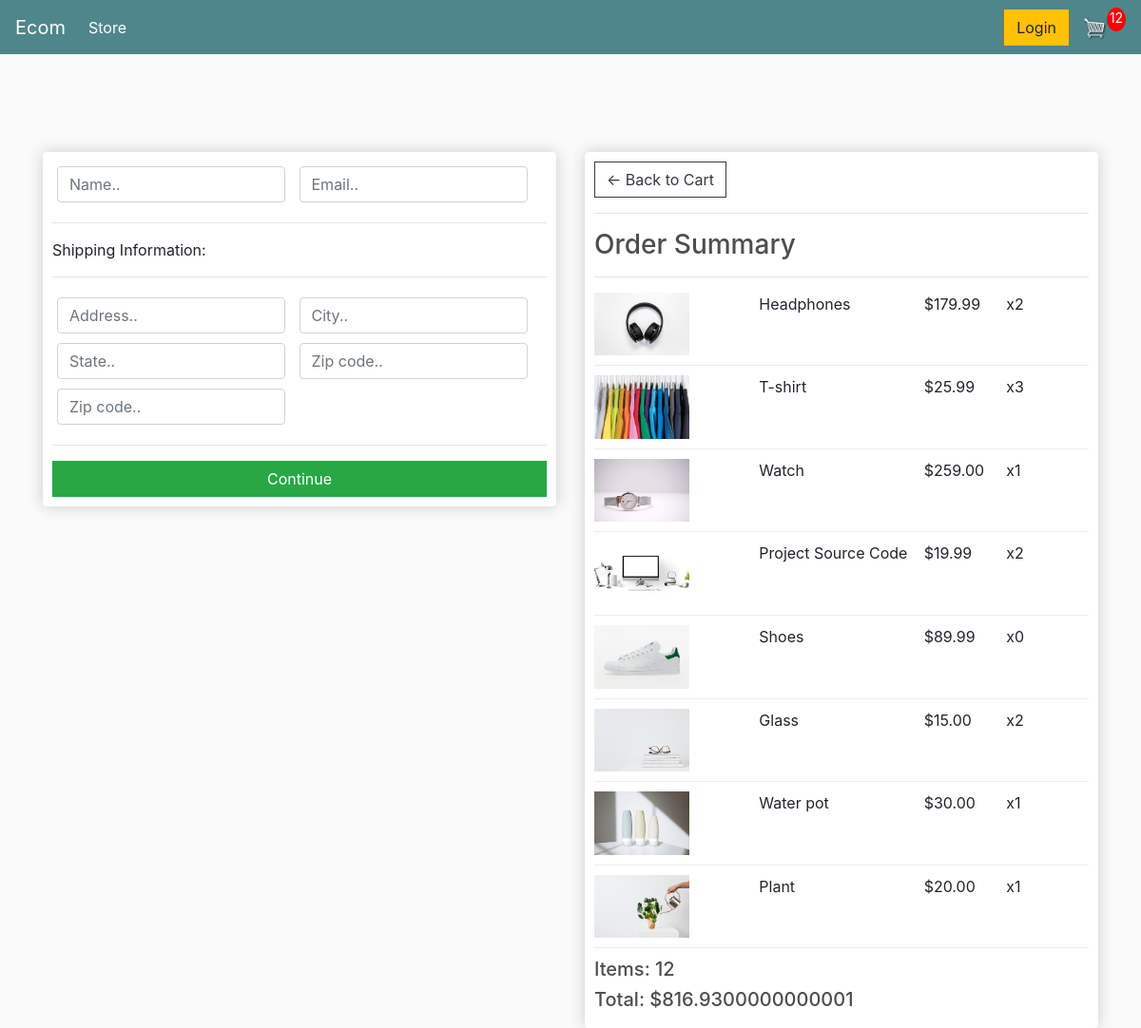
Screenshot of /checkout/ (signed in) with the database file from the repository.
### store/models.py (models this page shows, shortened)
class OrderItem(models.Model):
    product = models.ForeignKey(Product, on_delete=models.SET_NULL, null=True)
    order = models.ForeignKey(Order, on_delete=models.SET_NULL, null=True)
    quantity = models.IntegerField(default=0, null=True, blank=True)
    date_added = models.DateTimeField(auto_now_add=True)
    @property
    def get_total(self):
        total = self.product.price * self.quantity
        return total

class Product(models.Model):
    name = models.CharField(max_length=300, null=True)
    price = models.FloatField()
    digital = models.BooleanField(default=False, null=True, blank=False)
    image = models.ImageField(null=True, blank=True)
    @property
    def imageUrl(self):
        try:
            url = self.image.url
        except:
            url = ''
        return url

class Order(models.Model):
    customer = models.ForeignKey(Customer, on_delete=models.SET_NULL, blank=True, null=True)
    date_added = models.DateTimeField(auto_now_add=True)
    complete = models.BooleanField(default=False, null=True, blank=False)
    transaction_id = models.CharField(max_length=300, null=True)
    @property
    def get_cart_total(self):
        orderitems = self.orderitem_set.all()
        total = sum([item.get_total for item in orderitems])
        return total
    @property
    def get_cart_items(self):
        orderitems = self.orderitem_set.all()
        total = sum([item.quantity for item in orderitems])
        return total

### store/views.py (the view)
# urls.py: path('checkout/', views.checkout, name='checkout'),
def checkout(request):
    if request.user.is_authenticated:
        customer = request.user.customer
        order, create = Order.objects.get_or_create(customer=customer, complete=False)
        items = order.orderitem_set.all()
        cartItems = order.get_cart_items
    else:
        items = []
        order = {'get_cart_total': 0, 'get_cart_items': 0}
        cartItems = order.get_cart_items
    context = {'items': items, 'order': order, 'cartItems': cartItems}
    return render(request, 'store/checkout.html', context)

### store/templates/store/checkout.html (shortened to what this page needs)
{% extends 'store/main.html' %}
{% load static %}
{% block content %}
    <div class="row">
        <div class="col-lg-6">
            <div class="box-element" id="form-wrapper">
                <form id="form">
                    <div id="user-info">
                        <div class="form-field">
                            <input required class="form-control" type="text" name="name" placeholder="Name..">
                        </div>
                        <div class="form-field">
                            <input required class="form-control" type="email" name="email" placeholder="Email..">
                        </div>
                    </div>
                    <div id="shipping-info">
                        <hr>
                        <p>Shipping Information:</p>
                        <hr>
                        <div class="form-field">
                            <input class="form-control" type="text" name="address" placeholder="Address..">
                        </div>
                        <div class="form-field">
                            <input class="form-control" type="text" name="city" placeholder="City..">
                        </div>
                        <div class="form-field">
                            <input class="form-control" type="text" name="state" placeholder="State..">
                        </div>
                        <div class="form-field">
                            <input class="form-control" type="text" name="zipcode" placeholder="Zip code..">
                        </div>
                        <div class="form-field">
                            <input class="form-control" type="text" name="country" placeholder="Zip code..">
                        </div>
                    </div>
                    <hr>
                    <input id="form-button" class="btn btn-success btn-block" type="submit" value="Continue">
                </form>
            </div>
            <br>
        </div>
        <div class="col-lg-6">
            <div class="box-element">
                <a class="btn btn-outline-dark" href="{% url 'cart' %}">&#x2190; Back to Cart</a>
                <hr>
                <h3>Order Summary</h3>
                <hr>
                {% for item in items %}
                    <div class="cart-row">
                        <div style="flex:2"><img class="row-image" src="{{ item.product.imageUrl }}"></div>
                        <div style="flex:2"><p>{{ item.product.name }}</p></div>
                        <div style="flex:1"><p>${{ item.product.price | floatformat:2 }}</p></div>
                        <div style="flex:1"><p>x{{ item.quantity }}</p></div>
                    </div>
                {% endfor %}
                <h5>Items: {{ order.get_cart_items }}</h5>
                <h5>Total: ${{ order.get_cart_total }}</h5>
            </div>
        </div>
    </div>
{% endblock content %}

### static/css/main.css (style rules this page uses)
body { background-color: hsl(0, 0%, 98%); }
h1,h2,h3,h4,h5,h6 { color:hsl(0, 0%, 30%); }
.box-element { box-shadow:hsl(0, 0%, 80%) 0 0 16px; background-color: #fff; border-radius: 4px; padding: 10px; }
.col-lg-4, .col-lg-6, .col-lg-8, .col-lg-12 { margin-top: 10px; }
.btn { border-radius: 0; }
.row-image { width: 100px; }
.form-field { width:250px; display: inline-block; padding: 5px; }
.cart-row { display: flex; padding-bottom: 10px; margin-bottom: 10px; border-bottom: 1px solid #ececec; }

### rows the page displays
OrderItem: product.imageUrl (picture), product.name "Headphones", product.price "179.99", quantity "2"
OrderItem: product.imageUrl (picture), product.name "T-shirt", product.price "25.99", quantity "3"
OrderItem: product.imageUrl (picture), product.name "Watch", product.price "259.00", quantity "1"
OrderItem: product.imageUrl (picture), product.name "Project Source Code", product.price "19.99", quantity "2"
OrderItem: product.imageUrl (picture), product.name "Shoes", product.price "89.99", quantity "0"
OrderItem: product.imageUrl (picture), product.name "Glass", product.price "15.00", quantity "2"
OrderItem: product.imageUrl (picture), product.name "Water pot", product.price "30.00", quantity "1"
OrderItem: product.imageUrl (picture), product.name "Plant", product.price "20.00", quantity "1"
Order: get_cart_items "12", get_cart_total "816.9300000000001"

### other values shown
{{ cartItems }} "12"
